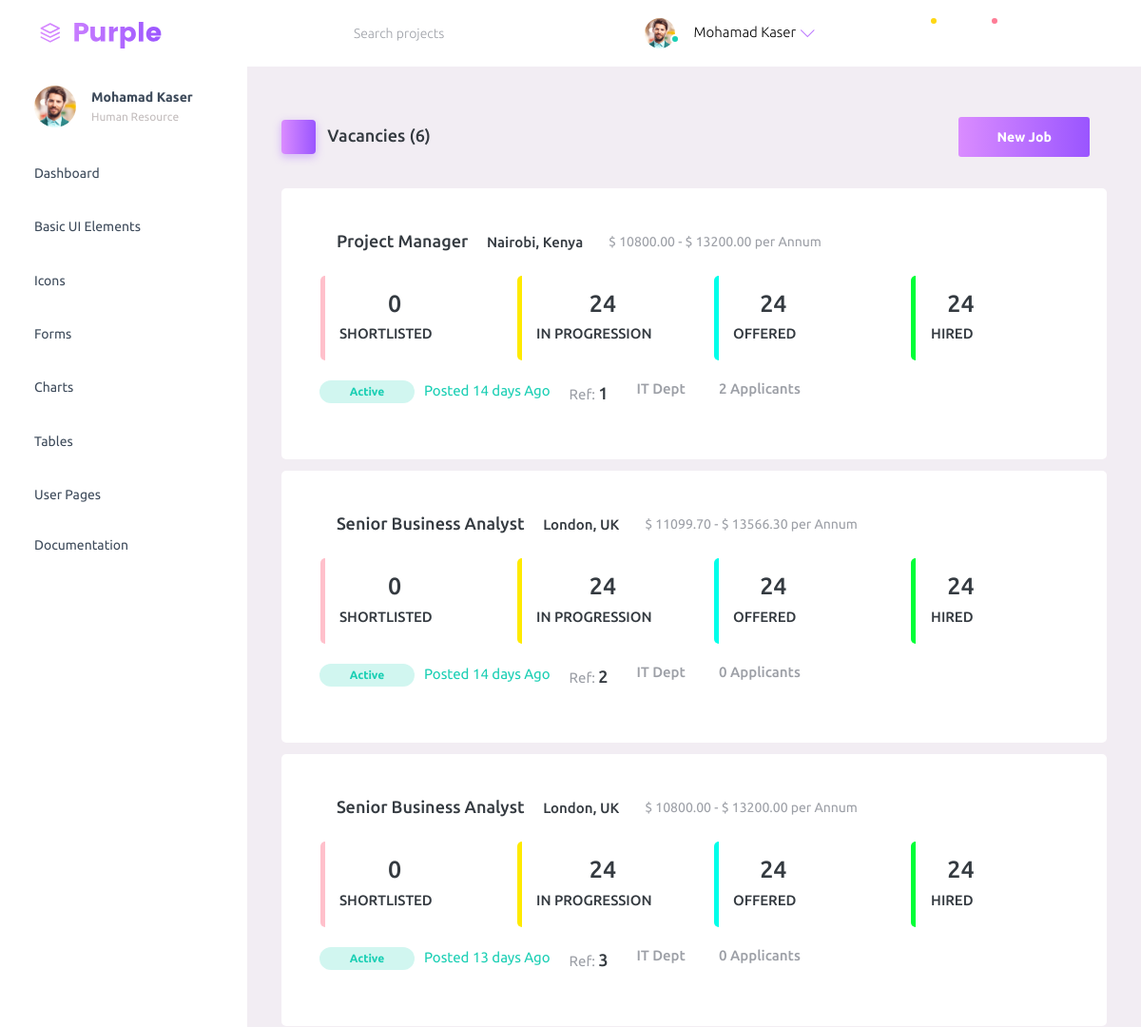
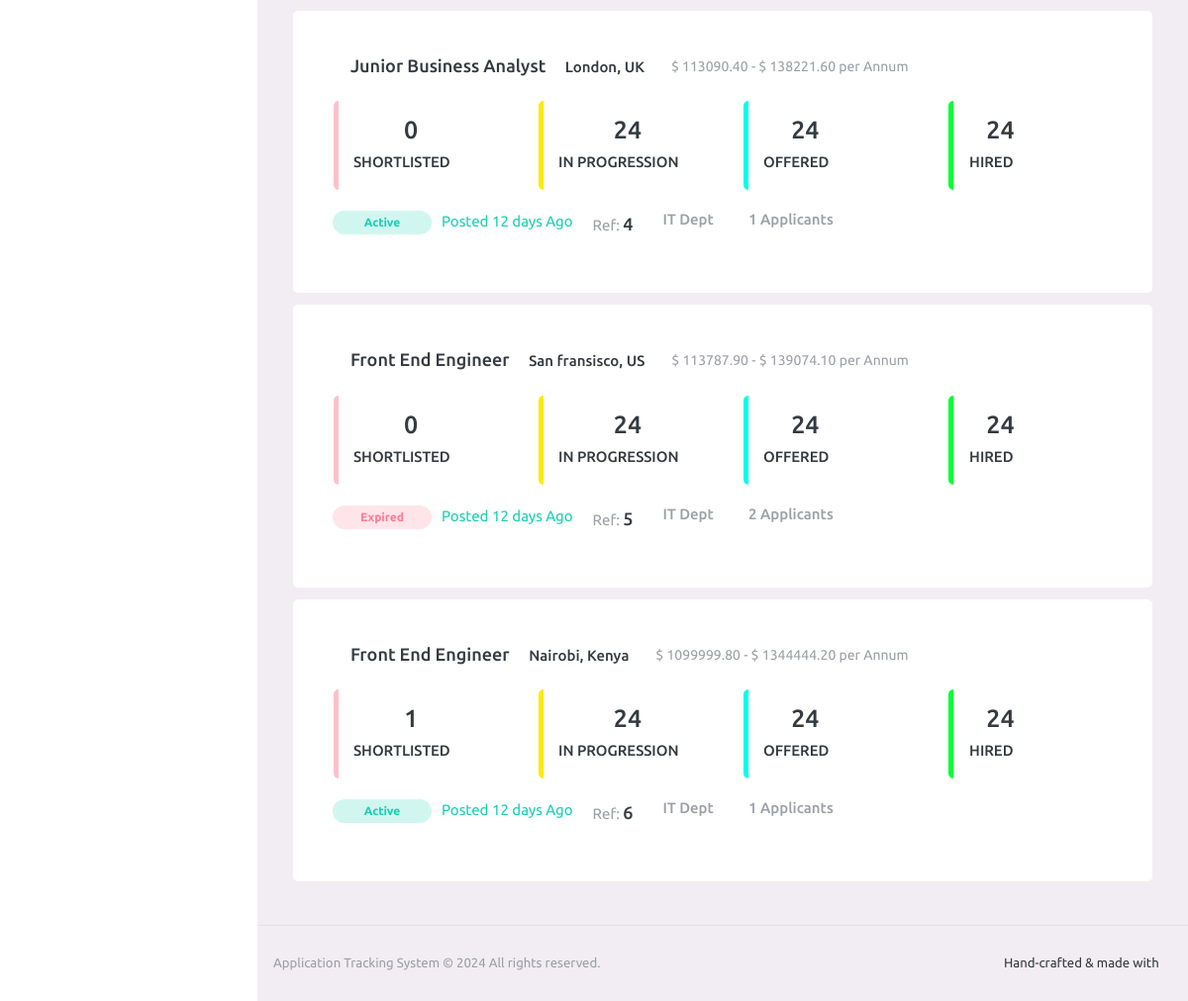
The page / on the database its author committed (2 pictures, top to bottom).
### HumanResource/models.py (models this page shows, shortened)
class Job(models.Model):
    job_title = models.CharField(max_length=100, null=False)
    department = models.CharField(max_length=50, choices=departments)
    salary = models.IntegerField()
    location = models.CharField(max_length=100, choices=locations)
    introduction = models.CharField(max_length=220)
    brief_posting_description = models.CharField(max_length=400)
    responsibilities = models.CharField(max_length=3000)
    qualifications = models.CharField(max_length=1500)
    is_active = models.BooleanField(default=True)
    date_posted = models.DateField(auto_now_add=True)

### HumanResource/views.py (the view)
# urls.py: 2. Add a URL to urlpatterns:  path('', views.home, name='home')
def home(request):
    jobs = Job.objects.all()
    job_data = {}
    for j in jobs:
        lower_bound = j.salary * 0.9
        upper_bound = j.salary * 1.1
        posted = (datetime.datetime.today().date() - j.date_posted).days
        applicants = j.applicants.all().count()
        shortlisted = j.shortlist.all().count()
        job_data[j.id] = {
            'job': j,
            'lower_bound': f"{lower_bound:.2f}",
            'upper_bound': f"{upper_bound:.2f}",
            'posted': posted,
            'applicants': applicants,
            'shortlisted': shortlisted
        }
    return render(request, 'app/hr_dashboard.html', {'job_data': job_data, 'total_jobs': Job.objects.all().count()})

### HumanResource/templates/app/hr_dashboard.html (shortened to what this page needs)
{% extends 'app/index.html' %}
{% load static %}
{% block body %}
<div class="page-header">
    <h3 class="page-title">
        <span class="page-title-icon bg-gradient-primary text-white me-2">
            <i class="mdi mdi-home"></i>
        </span> Vacancies ({{ total_jobs }})
    </h3>
    <nav aria-label="breadcrumb">
        <ul class="breadcrumb">
            <li class="breadcrumb-item" aria-current="page">
                <a class="btn btn-gradient-primary btn-md" href="{% url 'new-job' %}">New Job</a>
            </li>
        </ul>
    </nav>
</div>
{% if job_data %}
{% for job_id, data in job_data.items %}
<div class="row" style="margin-top: 12px;">
        <div class="col-12 grid margin">
        <div class="card">
            <div class="card-body">
                <div class="row">
                    <div class="d-flex flex-row">
                        <h4 class="card-title"> <i class="mdi mdi-checkbox-marked-outline text-success" style="font-size: 23px;"></i>{{ data.job.job_title }}</h4>
                        <h6 style="margin: 8px;"><i class="mdi mdi-map-marker-outline"></i>{{ data.job.location }}</h6>
                        <small class="text-muted" style="margin: 8px;"><i class="mdi mdi-cash-multiple"></i>$ {{ data.lower_bound }} - $ {{ data.upper_bound}} per Annum</small>
                    </div>
                </div>
                <div class="row">
                    <div class="col-md-3 stretch-card grid-margin">
                        <a class="btn" href="{% url 'shortlist' data.job.id %}" style="padding: 0px !important;">
                            <div class="card" style="border-left: 5px solid pink; margin-top: 10px;">
                                <div class="card-body" style="padding: 15px;">
                                    <h3>
                                        <i class="mdi mdi-account-multiple-outline" style="color: pink;"></i>
                                        {{ data.shortlisted }}
                                    </h3>
                                    <div class="metric-value d-inline-block">
                                        <h6 class="mb-1">SHORTLISTED</h6>
                                    </div>
                                </div>
                            </div>
                        </a>
                    </div>
                    <div class="col-md-3 stretch-card grid-margin">
                        <a class="btn" href="#" style="padding: 0px !important;">
                            <div class="card" style="border-left: 5px solid rgb(255, 234, 0); margin-top: 10px;">
                                <div class="card-body" style="padding: 15px;">
                                    <h3>
                                        <i class="mdi mdi-account-multiple-outline" style="color: rgb(255, 234, 0);"></i>
                                        24
                                    </h3>
                                    <div class="metric-value d-inline-block">
                                        <h6 class="mb-1">IN PROGRESSION</h6>
                                    </div>
                                </div>
                            </div>
                        </a>
                    </div>
                    <div class="col-md-3 stretch-card grid-margin">
                        <a class="btn" href="#" style="padding: 0px !important;">
                            <div class="card" style="border-left: 5px solid rgb(0, 255, 234); margin-top: 10px;">
                                <div class="card-body" style="padding: 15px;">
                                    <h3>
                                        <i class="mdi mdi-account-multiple-outline" style="color: rgb(0, 255, 234);"></i>
                                        24
                                    </h3>
                                    <div class="metric-value d-inline-block">
                                        <h6 class="mb-1">OFFERED</h6>
                                    </div>
                                </div>
                            </div>
                        </a>
                    </div>
                    <div class="col-md-3 stretch-card grid-margin">
                        <a class="btn" href="#" style="padding: 0px !important;">
                            <div class="card" style="border-left: 5px solid rgb(0, 255, 55); margin-top: 10px;">
                                <div class="card-body" style="padding: 15px;">
                                    <h3>
                                        <i class="mdi mdi-account-multiple-outline" style="color: rgb(0, 255, 55);"></i>
                                        24
                                    </h3>
                                    <div class="metric-value d-inline-block">
                                        <h6 class="mb-1">HIRED</h6>
                                    </div>
                                </div>
                            </div>
                        </a>
                    </div>
                </div>
                <div class="row">
                    <div class="stretch-card" style="margin-top: -20px;">
                        {% if data.job.is_active %}
                        <a class="btn btn-inverse-success btn-rounded btn-md"
                        style="height: 24px !important; padding: 5px !important; width: 100px !important; font-size: 12px;" href="{% url 'edit-job' data.job.id %}">Active</a>
                        {% else %}
                        <a class="btn btn-inverse-danger btn-rounded btn-md"
                        style="height: 24px !important; padding: 5px !important; width: 100px !important; font-size: 12px;" href="{% url 'edit-job' data.job.id %}">Expired</a>
                        {%  endif %}
                        {% if data.posted > 0 %}
                        <p class="text-success" style="margin-left: 10px;">Posted {{ data.posted }} days Ago</p>
                        {% else %}
                        <p class="text-success" style="margin-left: 10px;">Posted today</p>
                        {% endif %}
                        <p class="text-muted" style="margin-left: 20px;">Ref: <span class="card-title">{{ data.job.id }}</span></p>
                        <h6 class="text-muted" style="margin-left: 30px;">{{ data.job.department }} Dept</h6>
                        <h6 class="text-muted" style="margin-left: 20px;"><i class="mdi mdi-account"></i> {{ data.applicants }} Applicants</h6>
                    </div>
                </div>
            </div>
        </div>
    </div>
</div>
{% endfor %}
{% else %}
<div class="row">
    <h4 class="card-title">No jobs are available</h4>
</div>
{% endif %}
{% endblock %}

### rows shown on the page
Job: job.job_title "Project Manager", job.location "Nairobi, Kenya", lower_bound "10800.00", upper_bound "13200.00", shortlisted "0", is_active "Active", posted "14", job.id "1", job.department "IT", applicants "2"
Job: job.job_title "Senior Business Analyst", job.location "London, UK", lower_bound "11099.70", upper_bound "13566.30", shortlisted "0", is_active "Active", posted "14", job.id "2", job.department "IT", applicants "0"
Job: job.job_title "Senior Business Analyst", job.location "London, UK", lower_bound "10800.00", upper_bound "13200.00", shortlisted "0", is_active "Active", posted "13", job.id "3", job.department "IT", applicants "0"
Job: job.job_title "Junior Business Analyst", job.location "London, UK", lower_bound "113090.40", upper_bound "138221.60", shortlisted "0", shows "Active", posted "12", job.id "4", job.department "IT", applicants "1"
Job: job.job_title "Front End Engineer", job.location "San fransisco, US", lower_bound "113787.90", upper_bound "139074.10", shortlisted "0", shows "Expired", posted "12", job.id "5", job.department "IT", applicants "2"
Job: job.job_title "Front End Engineer", job.location "Nairobi, Kenya", lower_bound "1099999.80", upper_bound "1344444.20", shortlisted "1", shows "Active", posted "12", job.id "6", job.department "IT", applicants "1"

### other values the page prints
{{ total_jobs }} "6"
